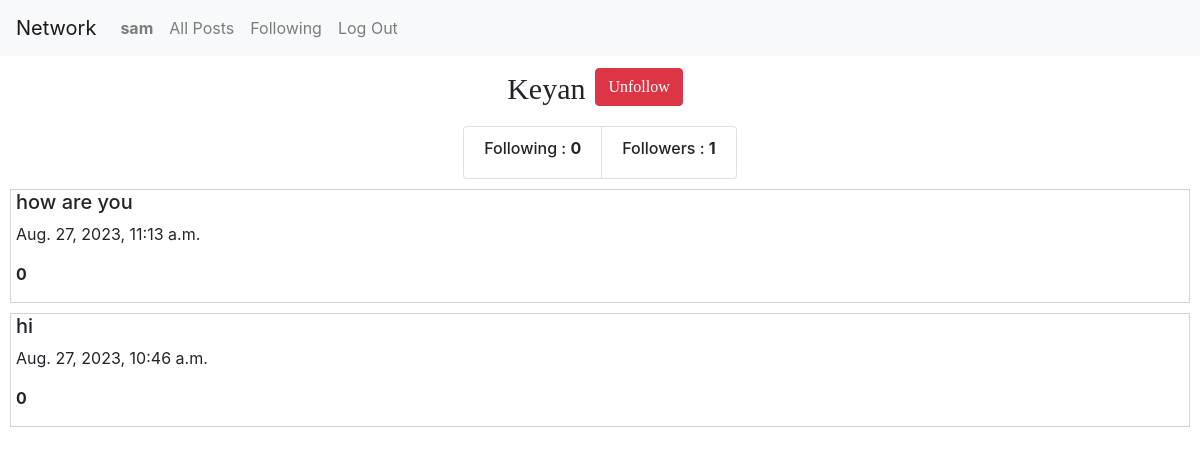
/profile/4 (signed in), run on an earlier commit of the app's database.
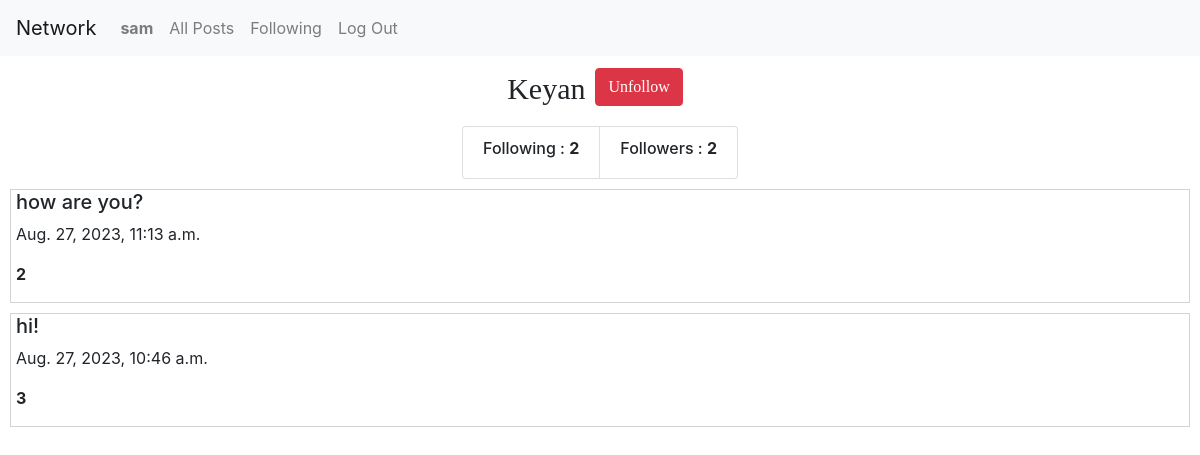
And on a later commit of the database.
### network/models.py (models this page shows, shortened)
class Post(models.Model):
    creater = models.ForeignKey(User, related_name='my_name', on_delete=models.CASCADE)
    content = models.CharField(max_length=255)
    liked = models.ManyToManyField(User, related_name='liked_users_or_post' ,blank=True, null=True)
    time = models.DateTimeField(auto_now_add=True)

### network/views.py (the view)
# urls.py: path("profile/<id>", views.profile, name="profile"),
def profile(request, id):
    u = User.objects.get(pk = id)
    user = request.user
    same = u == user
    all_posts = Post.objects.filter(creater = u).order_by('time').reverse()
    p = Paginator(all_posts, 10)
    page_no = request.GET.get('page')
    posts = p.get_page(page_no)
    fowings = Follow.objects.filter(following = id)
    fowers = Follow.objects.filter(me = id)
    if Follow.objects.filter(following = u, me = user):
        s = True
    else:
        s = False
    return render(request, "network/profile.html", {
            "posts": posts,
            "usr" : u,
            'fg' : fowings,
            'fr' : fowers,
            'u' : same,
            's' : s
        })

### network/templates/network/profile.html (shortened to what this page needs)
{% extends "network/layout.html" %}
{% block body %}
<div class='user_name'>{{usr}}
{% if u == False and s == True %}
<form action='{% url 'unfollow' usr.id %}' method='post'>
    <div id='follow'>
        <button class='btn btn-danger'>Unfollow</button>
    </div>
</form>
{% endif %}
</div>
<div id='foll'>
    <ul class="list-group list-group-horizontal">
        <li class="list-group-item"><h6>Following : <b>{{fr.count}}</b><h6></li>
        <li class="list-group-item"><h6>Followers : <b>{{fg.count}}</b><h6></li>
      </ul>
</div>
{% for post in posts %}
<div class="posts">
<h5 id='content_{{post.id}}'>{{post.content}}</h5>
<p>{{post.time}}</p>
<p><b>{{post.liked.count}}</b></p>
</div>
</div>
{% endfor %}
{% endblock %}

What changed in the data, as far as the page shows it:
changed Post: content "how are you" → "how are you?"; liked.count "0" → "2"
changed Post "Aug. 27, 2023, 10:46 a.m.": content "hi" → "hi!"; liked.count "0" → "3"
Also different on the page:
{{ fr.count }}: "0" → "2"
{{ fg.count }}: "1" → "2"
